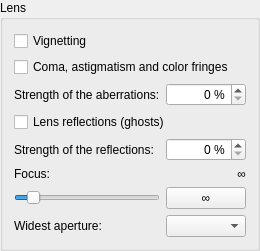
        <widget class="QGroupBox" name="lensGroupBox">
         <property name="title">
          <string>Lens</string>
         </property>
         <layout class="QGridLayout" name="lensGridLayout">
          <item row="0" column="0" colspan="2">
           <widget class="QCheckBox" name="vignettingCheckBox">
            <property name="toolTip">
             <string>The picture gets darker towards the corners: the natural falloff of a wide-angle lens, and the optical vignetting of a fast lens, which goes away when you stop down.</string>
            </property>
            <property name="text">
             <string>Vignetting</string>
            </property>
           </widget>
          </item>
          <item row="1" column="0" colspan="2">
           <widget class="QCheckBox" name="aberrationsCheckBox">
            <property name="toolTip">
             <string>Stars away from the center turn into small comets (coma) and short lines (astigmatism), most in the corners and with the lens wide open. Stopping down makes them sharp. Chromatic aberration: towards the corners the stars get red and blue edges (lateral), and wide open bright stars get purple fringes (axial, gone when stopped down).</string>
            </property>
            <property name="text">
             <string>Coma, astigmatism and color fringes</string>
            </property>
           </widget>
          </item>
          <item row="2" column="0">
           <widget class="QLabel" name="aberrationStrengthLabel">
            <property name="text">
             <string>Strength of the aberrations:</string>
            </property>
           </widget>
          </item>
          <item row="2" column="1">
           <widget class="QSpinBox" name="aberrationStrengthSpinBox">
            <property name="toolTip">
             <string>100% is a typical fast lens. Less for a better (or stopped down) lens, more for a simple one.</string>
            </property>
            <property name="alignment">
             <set>Qt::AlignRight|Qt::AlignTrailing|Qt::AlignVCenter</set>
            </property>
            <property name="suffix">
             <string> %</string>
            </property>
            <property name="maximum">
             <number>300</number>
            </property>
            <property name="singleStep">
             <number>10</number>
            </property>
           </widget>
          </item>
          <item row="3" column="0" colspan="2">
           <widget class="QCheckBox" name="lensFlareCheckBox">
            <property name="toolTip">
             <string>Light of the Sun or the Moon reflected between the lens surfaces: colored images of the aperture on the line through the image center and the source, also when the source is just outside the frame. Computed for a real lens design (double Gauss).</string>
            </property>
            <property name="text">
             <string>Lens reflections (ghosts)</string>
            </property>
           </widget>
          </item>
          <item row="4" column="0">
           <widget class="QLabel" name="lensFlareStrengthLabel">
            <property name="text">
             <string>Strength of the reflections:</string>
            </property>
           </widget>
          </item>
          <item row="4" column="1">
           <widget class="QSpinBox" name="lensFlareStrengthSpinBox">
            <property name="toolTip">
             <string>100% is a lens with a single-layer coating. A modern multi-coated lens reflects about a third or less.</string>
            </property>
            <property name="alignment">
             <set>Qt::AlignRight|Qt::AlignTrailing|Qt::AlignVCenter</set>
            </property>
            <property name="suffix">
             <string> %</string>
            </property>
            <property name="maximum">
             <number>300</number>
            </property>
            <property name="singleStep">
             <number>10</number>
            </property>
           </widget>
          </item>
          <item row="5" column="0">
           <widget class="QLabel" name="focusLabel">
            <property name="text">
             <string>Focus:</string>
            </property>
           </widget>
          </item>
          <item row="5" column="1">
           <widget class="QLabel" name="focusValueLabel">
            <property name="text">
             <string notr="true">∞</string>
            </property>
            <property name="alignment">
             <set>Qt::AlignRight|Qt::AlignTrailing|Qt::AlignVCenter</set>
            </property>
           </widget>
          </item>
          <item row="6" column="0">
           <widget class="QSlider" name="focusSlider">
            <property name="toolTip">
             <string>The focus ring of the lens. At infinity (∞) the stars are sharp. Focused nearer, each star becomes a blurred image of the aperture: a disk, or a polygon of the blades when stopped down, cut off in the corners (cat's eye). Faint stars fade away. A short lens forgives a lot, a long one almost nothing; stopping down helps. To the left of ∞ the ring turns beyond infinity, as many lenses allow.</string>
            </property>
            <property name="minimum">
             <number>-100</number>
            </property>
            <property name="maximum">
             <number>1000</number>
            </property>
            <property name="pageStep">
             <number>10</number>
            </property>
            <property name="orientation">
             <enum>Qt::Horizontal</enum>
            </property>
           </widget>
          </item>
          <item row="6" column="1">
           <widget class="QPushButton" name="focusInfinityPushButton">
            <property name="toolTip">
             <string>Focus at infinity</string>
            </property>
            <property name="text">
             <string notr="true">∞</string>
            </property>
           </widget>
          </item>
          <item row="7" column="0">
           <widget class="QLabel" name="lensMaxApertureLabel">
            <property name="text">
             <string>Widest aperture:</string>
            </property>
           </widget>
          </item>
          <item row="7" column="1">
           <widget class="QComboBox" name="lensMaxApertureComboBox">
            <property name="toolTip">
             <string>The widest aperture (smallest f-number) of the lens, as for a lens you own. Neither you nor the program mode can open wider. A slow lens wide open shows the same vignetting and aberrations as a fast lens wide open.</string>
            </property>
           </widget>
          </item>
         </layout>
        </widget>
